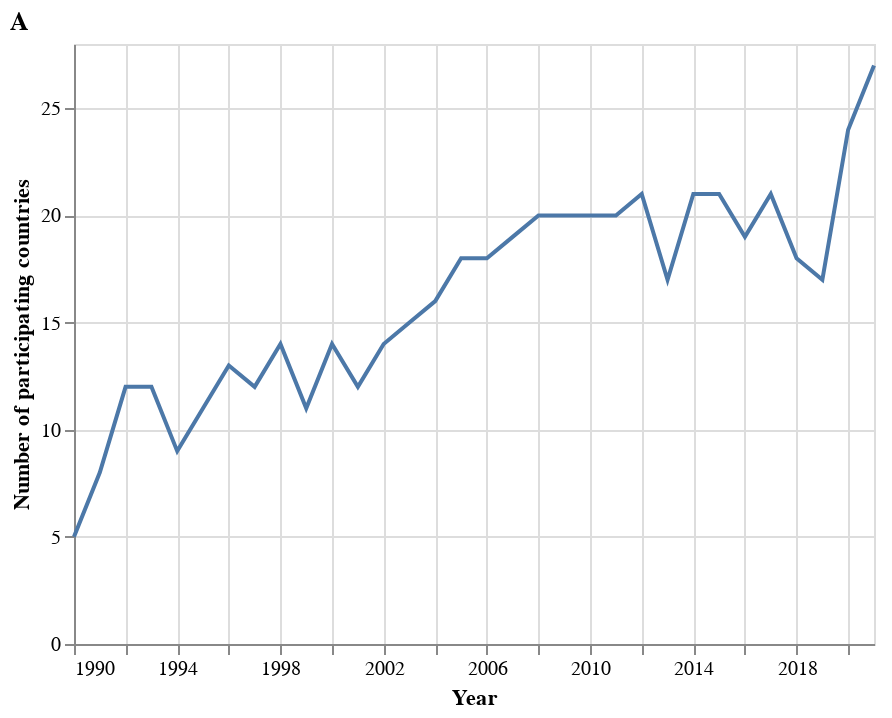

This figure's notebook cell:
### Code cell
source = cntry_num_by_year

alt.Chart(source).mark_line().encode(
    x='Year:T',
    y=alt.Y(
        'Number of participating countries',
    )
).properties(
    title = 'A'
).configure_title(
    anchor='start',  
)

### Figure 1 — Vega-Lite specification as saved in the notebook (floating-point values rounded to 4 significant figures)
{"config": {"view": {"continuousWidth": 400, "continuousHeight": 300}, "title": {"anchor": "start"}}, "data": {"name": "data-66e79d2dd51306910dd22f009e9c5135"}, "mark": "line", "encoding": {"x": {"field": "Year", "type": "temporal"}, "y": {"field": "Number of participating countries", "type": "quantitative"}}, "title": "A", "$schema": "https://vega.github.io/schema/vega-lite/v4.17.0.json", "datasets": {"data-66e79d2dd51306910dd22f009e9c5135": [{"Year": "1990-01-01T00:00:00", "Number of participating countries": 5}, {"Year": "1991-01-01T00:00:00", "Number of participating countries": 8}, {"Year": "1992-01-01T00:00:00", "Number of participating countries": 12}, {"Year": "1993-01-01T00:00:00", "Number of participating countries": 12}, {"Year": "1994-01-01T00:00:00", "Number of participating countries": 9}, {"Year": "1995-01-01T00:00:00", "Number of participating countries": 11}, {"Year": "1996-01-01T00:00:00", "Number of participating countries": 13}, {"Year": "1997-01-01T00:00:00", "Number of participating countries": 12}, {"Year": "1998-01-01T00:00:00", "Number of participating countries": 14}, {"Year": "1999-01-01T00:00:00", "Number of participating countries": 11}, {"Year": "2000-01-01T00:00:00", "Number of participating countries": 14}, {"Year": "2001-01-01T00:00:00", "Number of participating countries": 12}, {"Year": "2002-01-01T00:00:00", "Number of participating countries": 14}, {"Year": "2003-01-01T00:00:00", "Number of participating countries": 15}, {"Year": "2004-01-01T00:00:00", "Number of participating countries": 16}, {"Year": "2005-01-01T00:00:00", "Number of participating countries": 18}, {"Year": "2006-01-01T00:00:00", "Number of participating countries": 18}, {"Year": "2007-01-01T00:00:00", "Number of participating countries": 19}, {"Year": "2008-01-01T00:00:00", "Number of participating countries": 20}, {"Year": "2009-01-01T00:00:00", "Number of participating countries": 20}, {"Year": "2010-01-01T00:00:00", "Number of participating countries": 20}, {"Year": "2011-01-01T00:00:00", "Number of participating countries": 20}, {"Year": "2012-01-01T00:00:00", "Number of participating countries": 21}, {"Year": "2013-01-01T00:00:00", "Number of participating countries": 17}, {"Year": "2014-01-01T00:00:00", "Number of participating countries": 21}, {"Year": "2015-01-01T00:00:00", "Number of participating countries": 21}, {"Year": "2016-01-01T00:00:00", "Number of participating countries": 19}, {"Year": "2017-01-01T00:00:00", "Number of participating countries": 21}, {"Year": "2018-01-01T00:00:00", "Number of participating countries": 18}, {"Year": "2019-01-01T00:00:00", "Number of participating countries": 17}, {"Year": "2020-01-01T00:00:00", "Number of participating countries": 24}, {"Year": "2021-01-01T00:00:00", "Number of participating countries": 27}]}}
